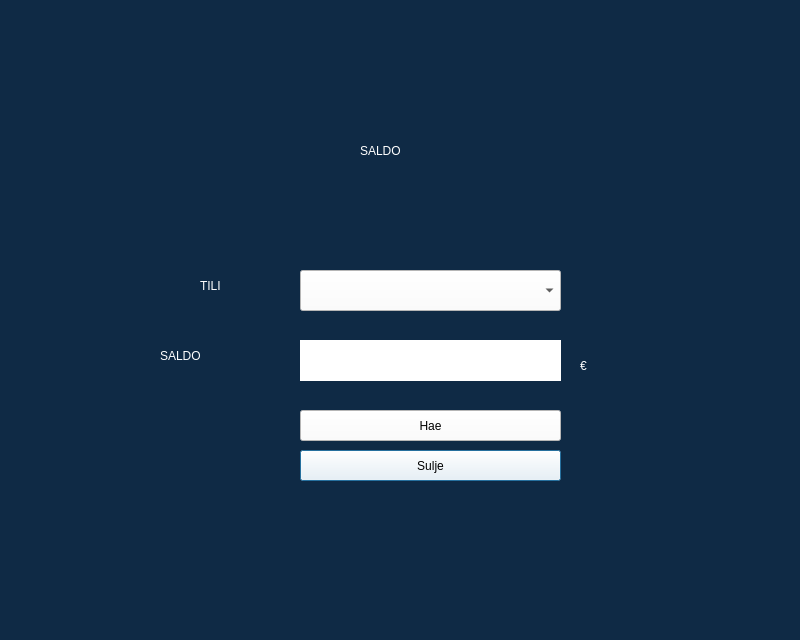
<?xml version="1.0" encoding="UTF-8"?>
<ui version="4.0">
 <class>SaldoDialog</class>
 <widget class="QDialog" name="SaldoDialog">
  <property name="geometry">
   <rect>
    <x>0</x>
    <y>0</y>
    <width>800</width>
    <height>640</height>
   </rect>
  </property>
  <property name="windowTitle">
   <string>Dialog</string>
  </property>
  <property name="styleSheet">
   <string notr="true">background-color: #0F2A45;</string>
  </property>
  <widget class="QLabel" name="label_3">
   <property name="geometry">
    <rect>
     <x>200</x>
     <y>270</y>
     <width>61</width>
     <height>31</height>
    </rect>
   </property>
   <property name="styleSheet">
    <string notr="true">color:white;
font: 25 26pt &quot;Roboto&quot;;</string>
   </property>
   <property name="text">
    <string>TILI</string>
   </property>
  </widget>
  <widget class="QLabel" name="labelSaldo">
   <property name="geometry">
    <rect>
     <x>300</x>
     <y>340</y>
     <width>261</width>
     <height>41</height>
    </rect>
   </property>
   <property name="styleSheet">
    <string notr="true">background-color:white;
font: 25 20pt &quot;Roboto&quot;;
font-color:black;</string>
   </property>
   <property name="text">
    <string/>
   </property>
  </widget>
  <widget class="QLabel" name="label">
   <property name="geometry">
    <rect>
     <x>160</x>
     <y>340</y>
     <width>111</width>
     <height>31</height>
    </rect>
   </property>
   <property name="styleSheet">
    <string notr="true">color:white;
font: 25 26pt &quot;Roboto&quot;;</string>
   </property>
   <property name="text">
    <string>SALDO</string>
   </property>
  </widget>
  <widget class="QLabel" name="label_2">
   <property name="geometry">
    <rect>
     <x>360</x>
     <y>130</y>
     <width>141</width>
     <height>41</height>
    </rect>
   </property>
   <property name="styleSheet">
    <string notr="true">font: 25 32pt &quot;Roboto&quot;;
color:white;</string>
   </property>
   <property name="text">
    <string>SALDO</string>
   </property>
  </widget>
  <widget class="QLabel" name="label_4">
   <property name="geometry">
    <rect>
     <x>580</x>
     <y>350</y>
     <width>31</width>
     <height>31</height>
    </rect>
   </property>
   <property name="styleSheet">
    <string notr="true">color:white;
font: 25 26pt &quot;Roboto&quot;;</string>
   </property>
   <property name="text">
    <string>€</string>
   </property>
  </widget>
  <widget class="QPushButton" name="pushButtonclose">
   <property name="geometry">
    <rect>
     <x>300</x>
     <y>450</y>
     <width>261</width>
     <height>31</height>
    </rect>
   </property>
   <property name="styleSheet">
    <string notr="true">background-color:white;</string>
   </property>
   <property name="text">
    <string>Sulje</string>
   </property>
  </widget>
  <widget class="QComboBox" name="comboBoxTili">
   <property name="geometry">
    <rect>
     <x>300</x>
     <y>270</y>
     <width>261</width>
     <height>41</height>
    </rect>
   </property>
   <property name="styleSheet">
    <string notr="true">selection-background-color: rgb(161, 170, 215);
background-color:white;</string>
   </property>
  </widget>
  <widget class="QPushButton" name="pushButtonHAE">
   <property name="geometry">
    <rect>
     <x>300</x>
     <y>410</y>
     <width>261</width>
     <height>31</height>
    </rect>
   </property>
   <property name="styleSheet">
    <string notr="true">background-color:white;</string>
   </property>
   <property name="text">
    <string>Hae</string>
   </property>
  </widget>
 </widget>
 <resources/>
 <connections/>
</ui>
